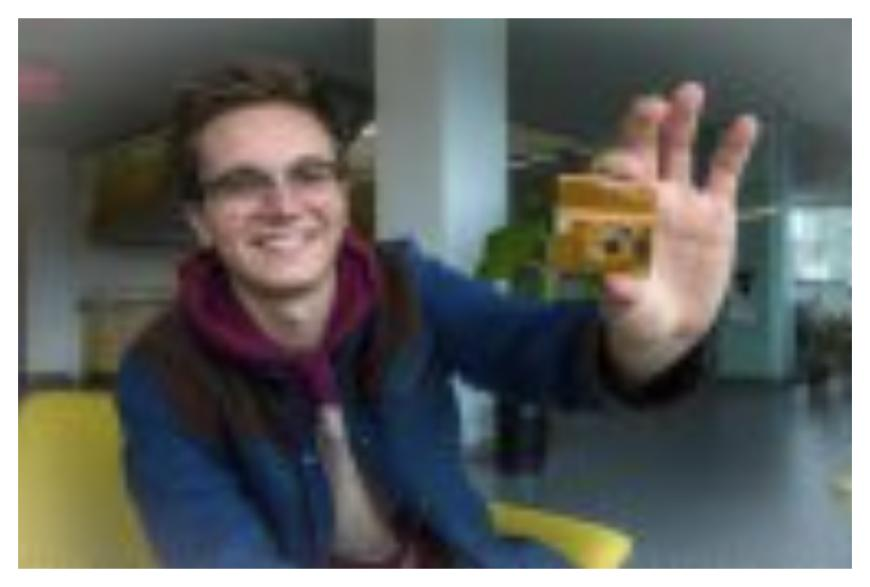
#> input picture aes_images/professor_adams.jpg, 870 x 587 px; its folder holds only this picture in this run
$ python -i img_to_bin.py   (imports and definitions only)   (Python 2 division)   (older library calls are emulated)
#> lines starting #> are read from the running program, lines starting #| are printed output that depends on the picture
###########################################################################################
# bin.py: Dump almost any image file in the current directory into ".bin" as RGB565 format
###########################################################################################
# Claude AI Opus 4.7 was used to generate this python code
# This code may not be perfect, but it functions as we expected
###########################################################################################
# Authors: Zarif Karim, Nikhil Sampath, Arnav Muthiayen
# Date:    5/14/26
###########################################################################################
# Python Version: 2.7.3
###########################################################################################

import os
from PIL import Image
import struct

def convert_to_16bit_binary(input_image_path, output_file_path):
#> called with input_image_path = 'aes_images/professor_adams.jpg', output_file_path = 'out.png'
    img = Image.open(input_image_path)
#> img is the input picture: PIL image 870x587 RGB; mean R, G, B 100.3, 102.1, 99.8

    if img.size != (640, 480):
        print("Resizing image from " + str(img.size) + " to 640x480")
#| Resizing image from (870, 587) to 640x480
        img = img.resize((640, 480), Image.ANTIALIAS)
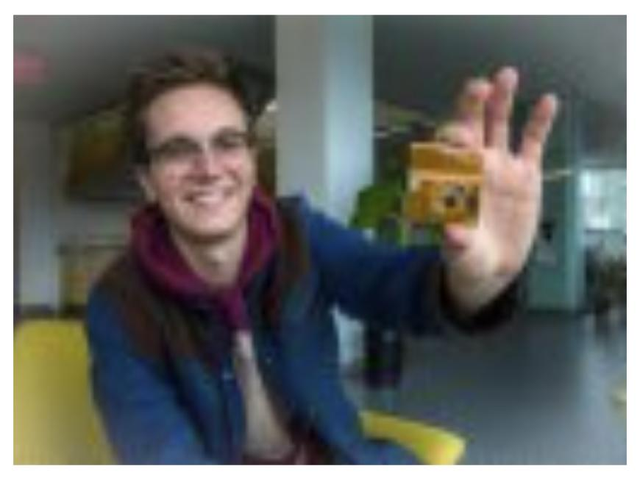
#> img: PIL image 640x480 RGB; mean R, G, B 100.2, 102.1, 99.7

    img = img.convert('RGB')

    with open(output_file_path, 'wb') as f:
        for y in range(480):
            for x in range(640):
                r, g, b = img.getpixel((x, y))

                r5 = (r >> 3) & 0x1F
                g6 = (g >> 2) & 0x3F
                b5 = (b >> 3) & 0x1F

                pixel_16bit = (r5 << 11) | (g6 << 5) | b5

                f.write(struct.pack('<H', pixel_16bit))

    print("Converted '" + input_image_path + "' to '" + output_file_path + "'")


script_dir = os.path.dirname(os.path.abspath(__file__))
valid_extensions = ('.jpg', '.jpeg', '.png', '.bmp')

# [8 lines not run here, left out]

>>> result = convert_to_16bit_binary('aes_images/professor_adams.jpg', 'out.png')

$ run again, on aes_images/aes128_flow.png
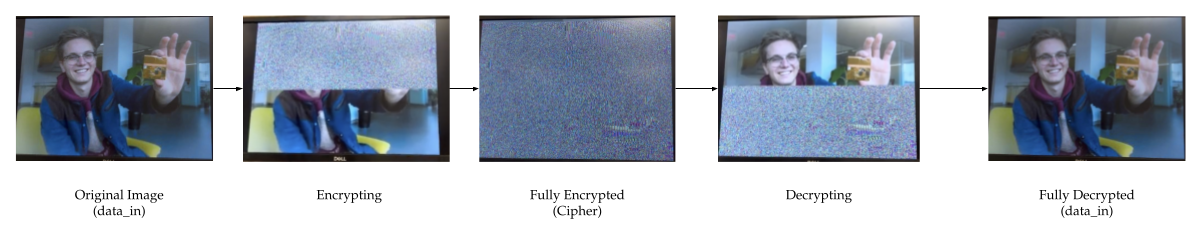
#> input picture aes_images/aes128_flow.png, 1202 x 235 px
#> in convert_to_16bit_binary, img is the input picture: PIL image 1202x235 RGBA; mean R, G, B, A 49.2, 56.6, 67.8, 132.8
#| Resizing image from (1202, 235) to 640x480
#> in convert_to_16bit_binary, `img = img.resize((640, 480), Image.ANTIALIAS)`:
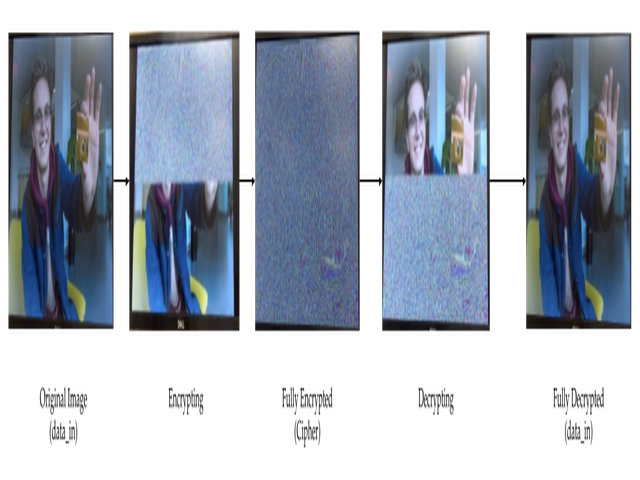
#> img: PIL image 640x480 RGBA; mean R, G, B, A 50.1, 57.3, 68.6, 132.9; transparent parts drawn white
#> in convert_to_16bit_binary, `img = img.convert('RGB')`:
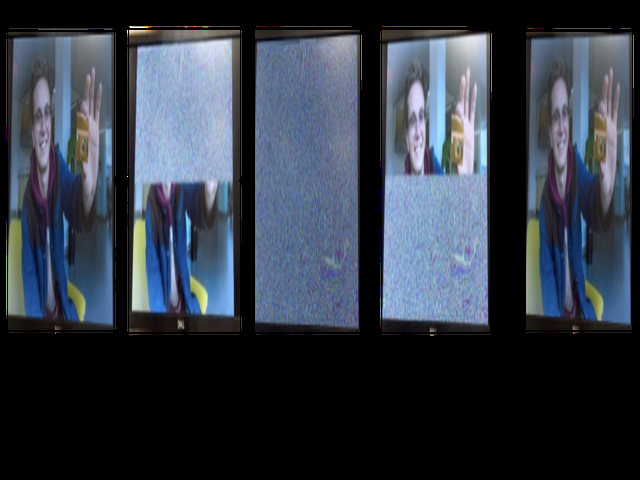
#> img: PIL image 640x480 RGB; mean R, G, B 50.1, 57.3, 68.6
